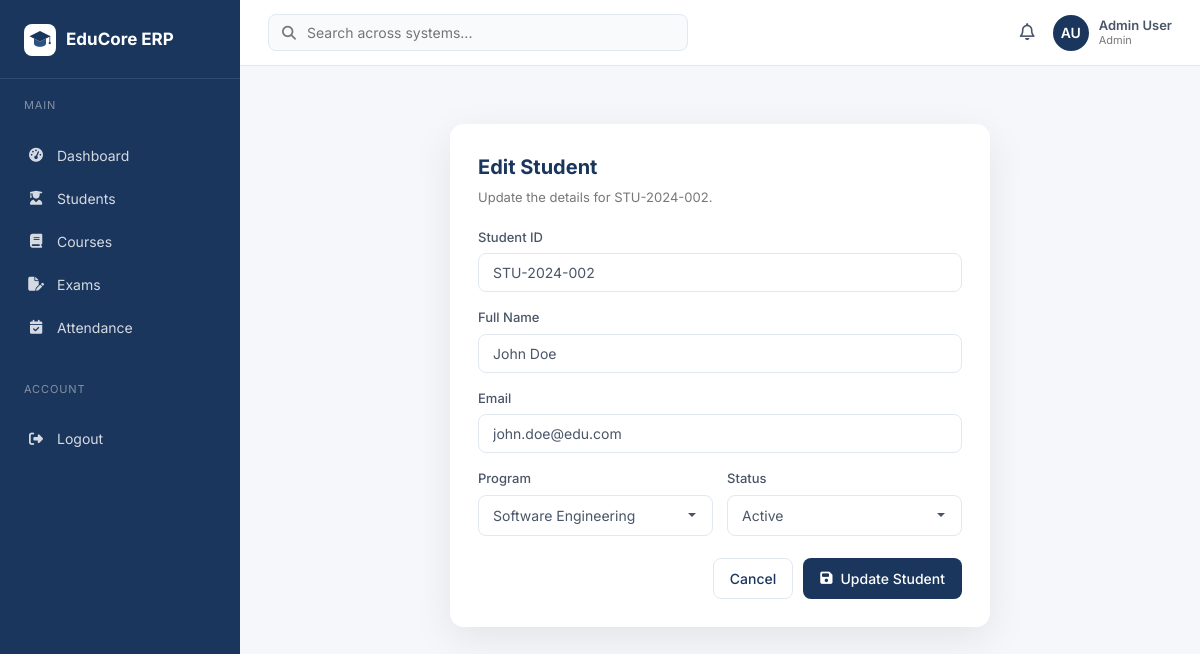
The page /admin/edit_student.php?id=2 (signed in) on the database its author committed.
### tables this page shows
CREATE TABLE students (
  id INT AUTO_INCREMENT PRIMARY KEY,
  student_id VARCHAR(30) NOT NULL UNIQUE,
  name VARCHAR(120) NOT NULL,
  email VARCHAR(120) NOT NULL,
  program VARCHAR(80) NOT NULL,
  status ENUM('active','pending','suspended') NOT NULL DEFAULT 'active',
  enrollment_date DATE
);

### admin/edit_student.php (the view, shortened to what this page needs)
<?php
require_once __DIR__ . '/../config/db.php';
$id = (int)($_GET['id'] ?? 0);
$st = $pdo->prepare("SELECT * FROM students WHERE id=?");
$st->execute([$id]);
$s = $st->fetch();
$programs = ['Computer Science','Software Engineering','Business Admin','Mechanical Eng','Information Systems','Psychology','Mathematics','English'];
$statuses = ['active','pending','suspended'];
require __DIR__ . '/../partials/header.php';
require __DIR__ . '/../partials/sidebar.php';
require __DIR__ . '/../partials/navbar.php';
?>
<div class="modal-card">
  <h2>Edit Student</h2>
  <p class="sub">Update the details for <?= htmlspecialchars($s['student_id']) ?>.</p>
  <form method="post">
    <div class="form-group">
      <label>Student ID</label>
      <input type="text" class="form-control" value="<?= htmlspecialchars($s['student_id']) ?>" readonly>
    </div>
    <div class="form-group">
      <label>Full Name</label>
      <input type="text" name="name" class="form-control" required value="<?= htmlspecialchars($s['name']) ?>">
    </div>
    <div class="form-group">
      <label>Email</label>
      <input type="email" name="email" class="form-control" required value="<?= htmlspecialchars($s['email']) ?>">
    </div>
    <div class="form-row">
      <div class="form-group">
        <label>Program</label>
        <select name="program" class="form-control">
          <?php foreach ($programs as $p): ?>
            <option value="<?= $p ?>" <?= $s['program']===$p?'selected':'' ?>><?= $p ?></option>
          <?php endforeach; ?>
        </select>
      </div>
      <div class="form-group">
        <label>Status</label>
        <select name="status" class="form-control">
          <?php foreach ($statuses as $st1): ?>
            <option value="<?= $st1 ?>" <?= $s['status']===$st1?'selected':'' ?>><?= ucfirst($st1) ?></option>
          <?php endforeach; ?>
        </select>
      </div>
    </div>
    <div class="form-actions">
      <a href="students.php" class="btn btn-outline">Cancel</a>
      <button class="btn btn-primary"><i class="fa-solid fa-floppy-disk"></i> Update Student</button>
    </div>
  </form>
</div>
<?php require __DIR__ . '/../partials/footer.php'; ?>

### assets/css/style.css (style rules this page uses)
*,*::before,*::after { box-sizing:border-box;margin:0;padding:0 }
:root { --primary:#1A365D;--primary-light:#2C5282;--secondary:#fff; --tertiary:#4A5568;--neutral:#77777A;--bg:#f5f7fa; --border:#e2e8f0;--success:#38A169;--warning:#D69E2E;--danger:#E53E3E; --radius:10px;--shadow:0 2px 8px rgba(0,0,0,0.06); }
body { font-family:'Inter',system-ui,-apple-system,Segoe UI,sans-serif;background:var(--bg);color:var(--tertiary);font-size:14px;line-height:1.5;-webkit-font-smoothing:antialiased }
a { color:var(--primary);text-decoration:none }
.btn { display:inline-flex;align-items:center;gap:8px;padding:9px 16px;border-radius:8px;font-size:14px;font-weight:500;border:1px solid transparent;cursor:pointer;text-decoration:none;transition:.15s;font-family:inherit;white-space:nowrap }
.btn-primary { background:var(--primary);color:#fff }
.btn-outline { background:#fff;color:var(--primary);border-color:var(--border) }
.form-group { margin-bottom:16px }
.form-group label { display:block;margin-bottom:6px;font-weight:500;font-size:13px;color:var(--tertiary) }
.form-control { width:100%;padding:10px 14px;border:1px solid var(--border);border-radius:8px;font-size:14px;font-family:inherit;background:#fff;transition:.15s;color:var(--tertiary) }
select.form-control { appearance:none;background-repeat:no-repeat;background-position:right 14px center;padding-right:34px }
.form-row { display:grid;grid-template-columns:1fr 1fr;gap:14px }
.form-actions { display:flex;gap:10px;justify-content:flex-end;margin-top:6px }
.modal-card { max-width:540px;margin:30px auto;background:#fff;border-radius:14px;box-shadow:0 12px 40px rgba(0,0,0,0.08);padding:28px }
.modal-card h2 { color:var(--primary);font-size:20px;margin-bottom:6px }
.modal-card .sub { color:var(--neutral);font-size:13px;margin-bottom:20px }

### rows shown on the page
students: student "STU-2024-002", name "John Doe", email "john.doe@edu.com", program "Software Engineering", status "Active"

### other values the page prints
$item[0] "Dashboard"
$item[0] "Students"
$item[0] "Courses"
$item[0] "Exams"
$item[0] "Attendance"
$initials "AU"
$uname "Admin User"
$urole "Admin"
